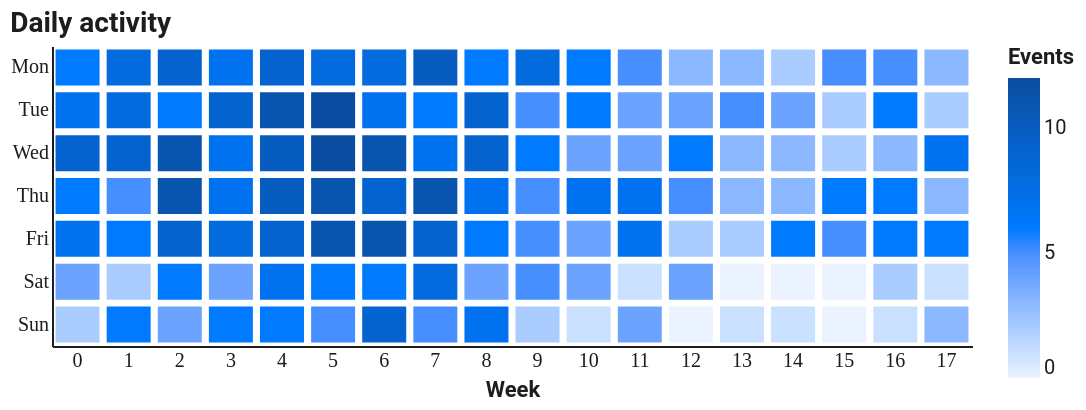

Describe this chart as a Vega-Lite specification.
### Vega-Lite specification from a JSON file in a GitHub repository (floating-point values rounded to 4 significant figures)
{"$schema": "https://vega.github.io/schema/vega-lite/v5.json", "config": {"background": "#FFFFFF", "font": "Roboto, Roboto Serif, Roboto Mono, system-ui, sans-serif", "view": {"stroke": null, "cornerRadius": 10}, "axis": {"domain": true, "domainColor": "#1D1D1F", "labelColor": "#1D1D1F", "titleColor": "#1D1D1F", "grid": false, "ticks": false, "labelFont": "Roboto Mono", "titleFont": "Roboto"}, "axisTop": {"domain": false, "domainColor": null, "labels": false, "ticks": false, "title": null}, "axisRight": {"domain": false, "domainColor": null, "labels": false, "ticks": false, "title": null}, "legend": {"titleFont": "Roboto", "labelFont": "Roboto", "labelColor": "#1D1D1F", "titleColor": "#1D1D1F"}, "title": {"font": "Roboto", "fontSize": 14, "color": "#1D1D1F", "subtitleFont": "Roboto", "subtitleColor": "#1D1D1F"}, "range": {"category": ["#FF3B30", "#FF9500", "#FFCC00", "#28CD41", "#79DBDC", "#007AFF", "#AF52DE", "#FF2D55"]}, "bar": {"cornerRadiusEnd": 4}, "line": {"strokeWidth": 2}, "point": {"filled": true, "size": 40}}, "width": 460, "height": 150, "title": {"text": "Daily activity", "anchor": "start"}, "data": {"values": [{"week": 0, "day": "Mon", "dow": 0, "count": 6}, {"week": 0, "day": "Tue", "dow": 1, "count": 7}, {"week": 0, "day": "Wed", "dow": 2, "count": 9}, {"week": 0, "day": "Thu", "dow": 3, "count": 6}, {"week": 0, "day": "Fri", "dow": 4, "count": 7}, {"week": 0, "day": "Sat", "dow": 5, "count": 4}, {"week": 0, "day": "Sun", "dow": 6, "count": 2}, {"week": 1, "day": "Mon", "dow": 0, "count": 8}, {"week": 1, "day": "Tue", "dow": 1, "count": 8}, {"week": 1, "day": "Wed", "dow": 2, "count": 9}, {"week": 1, "day": "Thu", "dow": 3, "count": 5}, {"week": 1, "day": "Fri", "dow": 4, "count": 6}, {"week": 1, "day": "Sat", "dow": 5, "count": 2}, {"week": 1, "day": "Sun", "dow": 6, "count": 6}, {"week": 2, "day": "Mon", "dow": 0, "count": 9}, {"week": 2, "day": "Tue", "dow": 1, "count": 6}, {"week": 2, "day": "Wed", "dow": 2, "count": 11}, {"week": 2, "day": "Thu", "dow": 3, "count": 11}, {"week": 2, "day": "Fri", "dow": 4, "count": 9}, {"week": 2, "day": "Sat", "dow": 5, "count": 6}, {"week": 2, "day": "Sun", "dow": 6, "count": 4}, {"week": 3, "day": "Mon", "dow": 0, "count": 7}, {"week": 3, "day": "Tue", "dow": 1, "count": 9}, {"week": 3, "day": "Wed", "dow": 2, "count": 7}, {"week": 3, "day": "Thu", "dow": 3, "count": 7}, {"week": 3, "day": "Fri", "dow": 4, "count": 8}, {"week": 3, "day": "Sat", "dow": 5, "count": 4}, {"week": 3, "day": "Sun", "dow": 6, "count": 6}, {"week": 4, "day": "Mon", "dow": 0, "count": 9}, {"week": 4, "day": "Tue", "dow": 1, "count": 11}, {"week": 4, "day": "Wed", "dow": 2, "count": 10}, {"week": 4, "day": "Thu", "dow": 3, "count": 10}, {"week": 4, "day": "Fri", "dow": 4, "count": 9}, {"week": 4, "day": "Sat", "dow": 5, "count": 7}, {"week": 4, "day": "Sun", "dow": 6, "count": 6}, {"week": 5, "day": "Mon", "dow": 0, "count": 8}, {"week": 5, "day": "Tue", "dow": 1, "count": 12}, {"week": 5, "day": "Wed", "dow": 2, "count": 12}, {"week": 5, "day": "Thu", "dow": 3, "count": 11}, {"week": 5, "day": "Fri", "dow": 4, "count": 11}, {"week": 5, "day": "Sat", "dow": 5, "count": 6}, {"week": 5, "day": "Sun", "dow": 6, "count": 5}, {"week": 6, "day": "Mon", "dow": 0, "count": 8}, {"week": 6, "day": "Tue", "dow": 1, "count": 7}, {"week": 6, "day": "Wed", "dow": 2, "count": 11}, {"week": 6, "day": "Thu", "dow": 3, "count": 9}, {"week": 6, "day": "Fri", "dow": 4, "count": 11}, {"week": 6, "day": "Sat", "dow": 5, "count": 6}, {"week": 6, "day": "Sun", "dow": 6, "count": 9}, {"week": 7, "day": "Mon", "dow": 0, "count": 10}, {"week": 7, "day": "Tue", "dow": 1, "count": 6}, {"week": 7, "day": "Wed", "dow": 2, "count": 7}, {"week": 7, "day": "Thu", "dow": 3, "count": 11}, {"week": 7, "day": "Fri", "dow": 4, "count": 9}, {"week": 7, "day": "Sat", "dow": 5, "count": 8}, {"week": 7, "day": "Sun", "dow": 6, "count": 5}, {"week": 8, "day": "Mon", "dow": 0, "count": 6}, {"week": 8, "day": "Tue", "dow": 1, "count": 9}, {"week": 8, "day": "Wed", "dow": 2, "count": 9}, {"week": 8, "day": "Thu", "dow": 3, "count": 7}, {"week": 8, "day": "Fri", "dow": 4, "count": 6}, {"week": 8, "day": "Sat", "dow": 5, "count": 4}, {"week": 8, "day": "Sun", "dow": 6, "count": 7}, {"week": 9, "day": "Mon", "dow": 0, "count": 8}, {"week": 9, "day": "Tue", "dow": 1, "count": 5}, {"week": 9, "day": "Wed", "dow": 2, "count": 6}, {"week": 9, "day": "Thu", "dow": 3, "count": 5}, {"week": 9, "day": "Fri", "dow": 4, "count": 5}, {"week": 9, "day": "Sat", "dow": 5, "count": 5}, {"week": 9, "day": "Sun", "dow": 6, "count": 2}, {"week": 10, "day": "Mon", "dow": 0, "count": 6}, {"week": 10, "day": "Tue", "dow": 1, "count": 6}, {"week": 10, "day": "Wed", "dow": 2, "count": 4}, {"week": 10, "day": "Thu", "dow": 3, "count": 7}, {"week": 10, "day": "Fri", "dow": 4, "count": 4}, {"week": 10, "day": "Sat", "dow": 5, "count": 4}, {"week": 10, "day": "Sun", "dow": 6, "count": 1}, {"week": 11, "day": "Mon", "dow": 0, "count": 5}, {"week": 11, "day": "Tue", "dow": 1, "count": 4}, {"week": 11, "day": "Wed", "dow": 2, "count": 4}, {"week": 11, "day": "Thu", "dow": 3, "count": 7}, {"week": 11, "day": "Fri", "dow": 4, "count": 7}, {"week": 11, "day": "Sat", "dow": 5, "count": 1}, {"week": 11, "day": "Sun", "dow": 6, "count": 4}, {"week": 12, "day": "Mon", "dow": 0, "count": 3}, {"week": 12, "day": "Tue", "dow": 1, "count": 4}, {"week": 12, "day": "Wed", "dow": 2, "count": 6}, {"week": 12, "day": "Thu", "dow": 3, "count": 5}, {"week": 12, "day": "Fri", "dow": 4, "count": 2}, {"week": 12, "day": "Sat", "dow": 5, "count": 4}, {"week": 12, "day": "Sun", "dow": 6, "count": 0}, {"week": 13, "day": "Mon", "dow": 0, "count": 3}, {"week": 13, "day": "Tue", "dow": 1, "count": 5}, {"week": 13, "day": "Wed", "dow": 2, "count": 3}, {"week": 13, "day": "Thu", "dow": 3, "count": 3}, {"week": 13, "day": "Fri", "dow": 4, "count": 2}, {"week": 13, "day": "Sat", "dow": 5, "count": 0}, {"week": 13, "day": "Sun", "dow": 6, "count": 1}, {"week": 14, "day": "Mon", "dow": 0, "count": 2}, {"week": 14, "day": "Tue", "dow": 1, "count": 4}, {"week": 14, "day": "Wed", "dow": 2, "count": 3}, {"week": 14, "day": "Thu", "dow": 3, "count": 3}, {"week": 14, "day": "Fri", "dow": 4, "count": 6}, {"week": 14, "day": "Sat", "dow": 5, "count": 0}, {"week": 14, "day": "Sun", "dow": 6, "count": 1}, {"week": 15, "day": "Mon", "dow": 0, "count": 5}, {"week": 15, "day": "Tue", "dow": 1, "count": 2}, {"week": 15, "day": "Wed", "dow": 2, "count": 2}, {"week": 15, "day": "Thu", "dow": 3, "count": 6}, {"week": 15, "day": "Fri", "dow": 4, "count": 5}, {"week": 15, "day": "Sat", "dow": 5, "count": 0}, {"week": 15, "day": "Sun", "dow": 6, "count": 0}, {"week": 16, "day": "Mon", "dow": 0, "count": 5}, {"week": 16, "day": "Tue", "dow": 1, "count": 6}, {"week": 16, "day": "Wed", "dow": 2, "count": 3}, {"week": 16, "day": "Thu", "dow": 3, "count": 6}, {"week": 16, "day": "Fri", "dow": 4, "count": 6}, {"week": 16, "day": "Sat", "dow": 5, "count": 2}, {"week": 16, "day": "Sun", "dow": 6, "count": 1}, {"week": 17, "day": "Mon", "dow": 0, "count": 3}, {"week": 17, "day": "Tue", "dow": 1, "count": 2}, {"week": 17, "day": "Wed", "dow": 2, "count": 7}, {"week": 17, "day": "Thu", "dow": 3, "count": 3}, {"week": 17, "day": "Fri", "dow": 4, "count": 6}, {"week": 17, "day": "Sat", "dow": 5, "count": 1}, {"week": 17, "day": "Sun", "dow": 6, "count": 3}]}, "mark": {"type": "rect", "width": 22, "height": 18}, "encoding": {"x": {"field": "week", "type": "ordinal", "axis": {"title": "Week", "labelAngle": 0}}, "y": {"field": "day", "type": "ordinal", "sort": ["Mon", "Tue", "Wed", "Thu", "Fri", "Sat", "Sun"], "axis": {"title": null}}, "color": {"field": "count", "type": "quantitative", "scale": {"range": ["#EAF3FF", "#007AFF", "#0A4DA0"]}, "legend": {"title": "Events"}}}}
